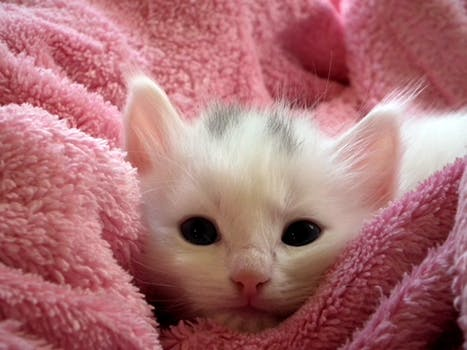
#> input picture cat.jpg, 467 x 350 px, given in place of the camera
$ python 17_object_tracker.py
#> lines starting #> are read from the running program, lines starting #| are printed output that depends on the picture; after the words box and inside, x2 and y2 are one past the last pixel; in counts of white or black regions, pixels touching at a corner belong together
import cv2
import numpy as np

def main():

    #windowname='tracker'
    #cv2.namedWindow(windowname)
    cap=cv2.VideoCapture(0)

    if cap.isOpened():
        ret,frame=cap.read()
#> frame is the input picture: shape (350, 467, 3); mean B, G, R 114.8, 111.3, 170.1

    else:
        ret=False

    while ret:
        ret,frame=cap.read()

        hsv=cv2.cvtColor(frame, cv2.COLOR_BGR2HSV)
#> hsv: shape (350, 467, 3); mean H, S, V 119.6, 104.7, 170.3

        #green
        low_green=np.array([40,50,50])
        high_green=np.array([80,255,255])
        #blue
        low_blue=np.array([100,50,50])
        high_blue=np.array([140,255,255])

        #red
        low_red=np.array([0,100,100])
        high_red=np.array([10,255,255])

        image_mask_green=cv2.inRange(hsv,low_green,high_green)
#> image_mask_green: shape (350, 467); every value is 0
        image_mask_blue=cv2.inRange(hsv,low_blue,high_blue)
        image_mask_red=cv2.inRange(hsv,low_red,high_red)
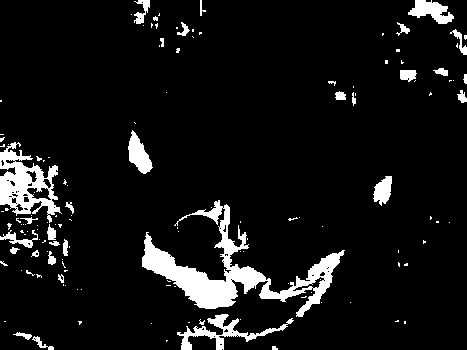
#> image_mask_red: shape (350, 467); 7.9% white; 138 white regions (106 under 20 px), largest, box (x1, y1, x2, y2) and area: (142, 200, 345, 317) 5655, (0, 142, 62, 223) 2237, (177, 314, 294, 350) 1046

        image_mask=image_mask_green+image_mask_blue+image_mask_red

        #output_green=cv2.bitwise_and(frame,frame,mask=image_mask_green)
        #output_blue=cv2.bitwise_and(frame,frame,mask=image_mask_blue)
        #output_red=cv2.bitwise_and(frame,frame,mask=image_mask_red)

        output=cv2.bitwise_and(frame,frame,mask=image_mask)
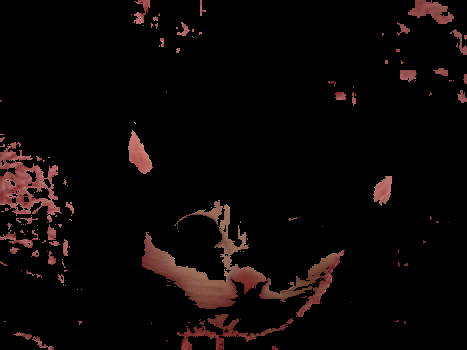
#> output: shape (350, 467, 3); mean B, G, R 5.8, 6.3, 11.3

        cv2.imshow("main webcam transmission",frame)

        cv2.imshow('mask',image_mask)

        # [7 lines of commented-out code are left out]

        cv2.imshow('color_tracker',output)

        #if cv2.waitKey(1)==27:
         #   break
        k = cv2.waitKey(5) & 0xFF
#> (key Esc is pressed here)
        if k==27:
            break

    cv2.destroyAllWindows()
    cap.release()

main()
